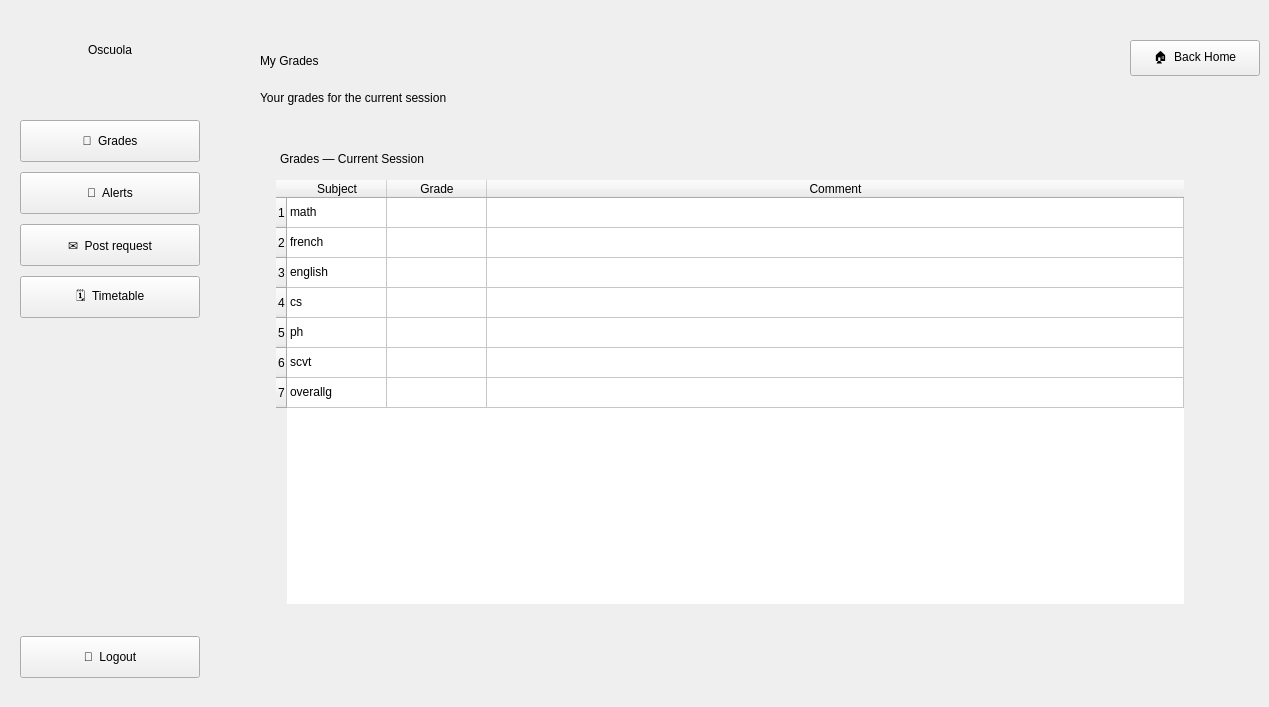
    <widget class="QWidget" name="grades_student">
     <widget class="QFrame" name="sidebar_2">
      <property name="geometry">
       <rect>
        <x>0</x>
        <y>0</y>
        <width>220</width>
        <height>698</height>
       </rect>
      </property>
      <widget class="QLabel" name="sidebar_title_3">
       <property name="geometry">
        <rect>
         <x>0</x>
         <y>30</y>
         <width>220</width>
         <height>40</height>
        </rect>
       </property>
       <property name="text">
        <string>Oscuola</string>
       </property>
       <property name="alignment">
        <set>Qt::AlignmentFlag::AlignCenter</set>
       </property>
      </widget>
      <widget class="QPushButton" name="pushButton_9">
       <property name="geometry">
        <rect>
         <x>20</x>
         <y>120</y>
         <width>180</width>
         <height>42</height>
        </rect>
       </property>
       <property name="cursor">
        <cursorShape>PointingHandCursor</cursorShape>
       </property>
       <property name="text">
        <string>📘  Grades</string>
       </property>
      </widget>
      <widget class="QPushButton" name="alerts_student_but_4">
       <property name="geometry">
        <rect>
         <x>20</x>
         <y>172</y>
         <width>180</width>
         <height>42</height>
        </rect>
       </property>
       <property name="cursor">
        <cursorShape>PointingHandCursor</cursorShape>
       </property>
       <property name="text">
        <string>🔔  Alerts</string>
       </property>
      </widget>
      <widget class="QPushButton" name="post_button_student_2">
       <property name="geometry">
        <rect>
         <x>20</x>
         <y>224</y>
         <width>180</width>
         <height>42</height>
        </rect>
       </property>
       <property name="cursor">
        <cursorShape>PointingHandCursor</cursorShape>
       </property>
       <property name="text">
        <string>✉️  Post request</string>
       </property>
      </widget>
      <widget class="QPushButton" name="timetable_but_student_3">
       <property name="geometry">
        <rect>
         <x>20</x>
         <y>276</y>
         <width>180</width>
         <height>42</height>
        </rect>
       </property>
       <property name="cursor">
        <cursorShape>PointingHandCursor</cursorShape>
       </property>
       <property name="text">
        <string>🗓️  Timetable</string>
       </property>
      </widget>
      <widget class="QPushButton" name="logout_but_2">
       <property name="geometry">
        <rect>
         <x>20</x>
         <y>636</y>
         <width>180</width>
         <height>42</height>
        </rect>
       </property>
       <property name="cursor">
        <cursorShape>PointingHandCursor</cursorShape>
       </property>
       <property name="text">
        <string>🚪  Logout</string>
       </property>
      </widget>
     </widget>
     <widget class="QLabel" name="label_13">
      <property name="geometry">
       <rect>
        <x>260</x>
        <y>36</y>
        <width>500</width>
        <height>50</height>
       </rect>
      </property>
      <property name="text">
       <string>My Grades</string>
      </property>
     </widget>
     <widget class="QLabel" name="label_14">
      <property name="geometry">
       <rect>
        <x>260</x>
        <y>86</y>
        <width>600</width>
        <height>24</height>
       </rect>
      </property>
      <property name="text">
       <string>Your grades for the current session</string>
      </property>
     </widget>
     <widget class="QPushButton" name="back_home_btn_1">
      <property name="geometry">
       <rect>
        <x>1130</x>
        <y>40</y>
        <width>130</width>
        <height>36</height>
       </rect>
      </property>
      <property name="cursor">
       <cursorShape>PointingHandCursor</cursorShape>
      </property>
      <property name="text">
       <string>🏠  Back Home</string>
      </property>
     </widget>
     <widget class="QFrame" name="panel_grades">
      <property name="geometry">
       <rect>
        <x>260</x>
        <y>130</y>
        <width>940</width>
        <height>490</height>
       </rect>
      </property>
      <widget class="QLabel" name="panel_title_grades">
       <property name="geometry">
        <rect>
         <x>20</x>
         <y>16</y>
         <width>300</width>
         <height>26</height>
        </rect>
       </property>
       <property name="text">
        <string>Grades — Current Session</string>
       </property>
      </widget>
      <widget class="QTableWidget" name="grades_table">
       <property name="geometry">
        <rect>
         <x>16</x>
         <y>50</y>
         <width>908</width>
         <height>424</height>
        </rect>
       </property>
       <property name="frameShape">
        <enum>QFrame::Shape::NoFrame</enum>
       </property>
       <attribute name="horizontalHeaderStretchLastSection">
        <bool>true</bool>
       </attribute>
       <row/>
       <row/>
       <row/>
       <row/>
       <row/>
       <row/>
       <row/>
       <column>
        <property name="text">
         <string>Subject</string>
        </property>
       </column>
       <column>
        <property name="text">
         <string>Grade</string>
        </property>
       </column>
       <column>
        <property name="text">
         <string>Comment</string>
        </property>
       </column>
       <item row="0" column="0">
        <property name="text">
         <string>math</string>
        </property>
       </item>
       <item row="1" column="0">
        <property name="text">
         <string>french</string>
        </property>
       </item>
       <item row="2" column="0">
        <property name="text">
         <string>english</string>
        </property>
       </item>
       <item row="3" column="0">
        <property name="text">
         <string>cs</string>
        </property>
       </item>
       <item row="4" column="0">
        <property name="text">
         <string>ph</string>
        </property>
       </item>
       <item row="5" column="0">
        <property name="text">
         <string>scvt</string>
        </property>
       </item>
       <item row="6" column="0">
        <property name="text">
         <string>overallg</string>
        </property>
       </item>
      </widget>
      <widget class="QWidget" name="horizontalLayoutWidget">
       <property name="geometry">
        <rect>
         <x>390</x>
         <y>290</y>
         <width>160</width>
         <height>80</height>
        </rect>
       </property>
       <layout class="QHBoxLayout" name="horizontalLayout"/>
      </widget>
     </widget>
    </widget>
